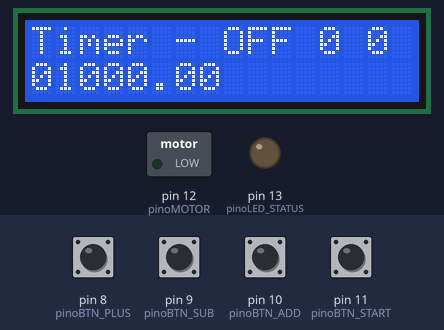
The sketch below on a simulated Arduino Uno, built with avr-gcc and run on an emulated ATmega328P. On the bench: 16×2 character LCD, switched loads named in the sketch (green lamp = pin HIGH), output pins drawn as LEDs (lit = HIGH). The inputs (shaded band) are chosen by the test bench; at power-on: pin 8 (pinoBTN_PLUS), pin 9 (pinoBTN_SUB), pin 10 (pinoBTN_ADD), pin 11 (pinoBTN_START) LOW. What the sketch prints to the serial monitor is not drawn.

Above: at 1.3 s.
1.4 s: pin 11 (pinoBTN_START) pulled HIGH for 0.15 s
At 1.63 s:
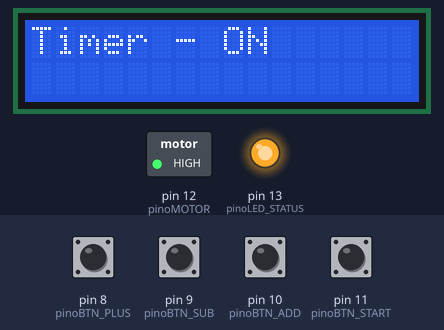
3.9 s: pin 8 (pinoBTN_PLUS) pulled HIGH for 1 s
At 5.7 s:
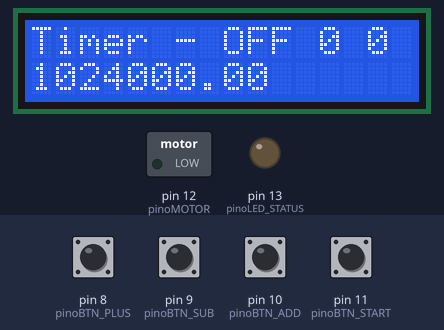
6.4 s: pin 9 (pinoBTN_SUB) pulled HIGH for 0.15 s
At 7.3 s:
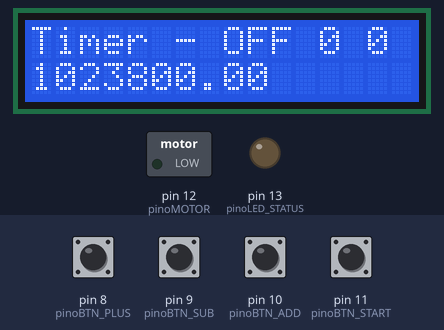
8.0 s: pin 10 (pinoBTN_ADD) pulled HIGH for 1 s
At 8.26 s:
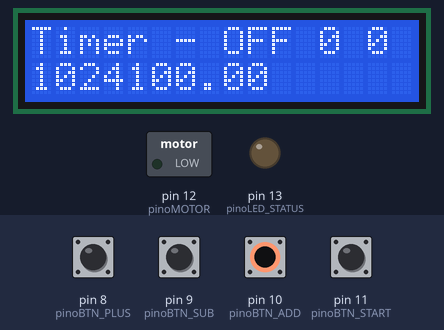
10.5 s: pin 8 (pinoBTN_PLUS) pulled HIGH for 0.15 s
At 11.6 s:
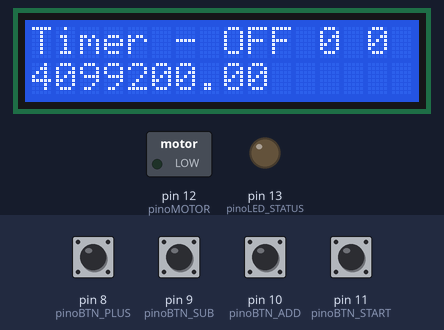
12.1 s: pin 9 (pinoBTN_SUB) pulled HIGH for 1 s
At 12.15 s:
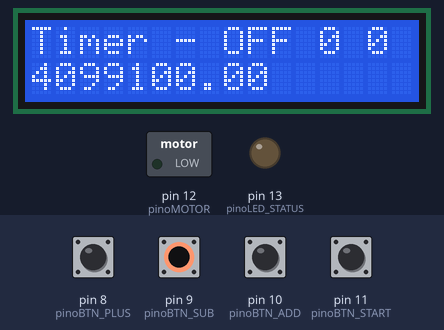
Timing chart, 0 to 15.1 s (numbered marks = the images above; inputs shaded):
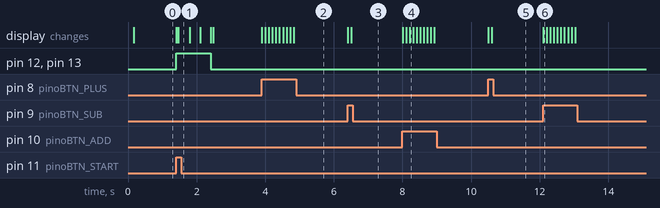

The sketch:

codigo.ino
```cpp
// include the library code:
#include <LiquidCrystal.h>

// initialize the library with the numbers of the interface pins
LiquidCrystal lcd(7, 6, 5, 4, 3, 2);

float timer_aux = 0;
float maxTimer = 0;
unsigned long millisTimer1 = millis();

int flagStart = 0;
int buttonState = 0;
int buttonStateAdd = 0;
int buttonStateSub = 0;
int buttonStatePlus = 0;
const int pinoBTN_START = 11;
const int pinoBTN_ADD = 10;
const int pinoBTN_SUB = 9;
const int pinoBTN_PLUS = 8;
const int pinoMOTOR = 12;
const int pinoLED_STATUS = LED_BUILTIN;  // LED_BUILTIN: 13

void setup() {
  Serial.begin(9600);
  Serial.println("=========================================================");
  Serial.println("Oi Euler");
  delay(10);

  lcd.begin(16, 2); //Configuracoes LCD 16x2
  lcd.clear(); //apagando tela do monitor serial
  lcd.begin(0, 0);  // set up the LCD's number of columns and rows:
  lcd.print("Timer - OFF"); // Print a message to the LCD.
  delay(10);

  pinMode(pinoBTN_START, INPUT);
  pinMode(pinoBTN_ADD, INPUT);
  pinMode(pinoBTN_SUB, INPUT);
  pinMode(pinoBTN_PLUS, INPUT);
  pinMode(pinoLED_STATUS, OUTPUT);
  pinMode(pinoMOTOR, OUTPUT);

  maxTimer = 1000; // limite padrão (1000 miliseguntos = 1 segundo)
  lcd.setCursor(0, 1);
  lcd.print(0);
  //lcd.write('0');
  delay(10);
  lcd.print(maxTimer);
  Serial.println("---- default timer ----");
  Serial.println(maxTimer);

}

void loop() {

  buttonState = digitalRead(pinoBTN_START);
  buttonStateAdd = digitalRead(pinoBTN_ADD);
  buttonStateSub = digitalRead(pinoBTN_SUB);
  buttonStatePlus = digitalRead(pinoBTN_PLUS);
  //Serial.print("buttonState: ");
  //Serial.println(buttonState);

  lcd.setCursor(12, 0);
  lcd.print(buttonState);
  lcd.setCursor(14, 0);
  lcd.print(flagStart);
  if(flagStart == 0) {
    if (buttonState == HIGH) {
      ligaTimer();
      delay(100); // Delay que serve p/ o sinal não desligar imediatamente o timer
    } else {
      if (buttonStateAdd == HIGH) {
        addTimer(maxTimer);
        delay(100); // Delay que serve p/ não duplicar o sinal
      } else if (buttonStateSub == HIGH) {
        subtractTimer(maxTimer);
        delay(100); // Delay que serve p/ não duplicar o sinal
      } else if (buttonStatePlus == HIGH) {
        multiplyTimer(maxTimer);
        delay(100); // Delay que serve p/ não duplicar o sinal
      }
    }
  } else {
    if (buttonState == HIGH) {
      desligaTimer();
      delay(100); // Delay que serve p/ o sinal não desligar imediatamente o timer
    } else {
      timer();
    }
  }

  //delay(10); // Delay a little bit to improve simulation performance
}

void timer(){
  long timerDiff = (millis() - millisTimer1);

  // Verifica se já passou 1000 milisegundos
  if(timerDiff < maxTimer){
    //digitalWrite(8, HIGH);  // Acende o led do pino 8
    //flagStart = 1;
    //Serial.println("timer on");
  }else{
    //digitalWrite(8, LOW);  // Apaga o led do pino 8
    //flagStart = 0;
    Serial.println(">> timer off");
    desligaTimer();
  }
  // Verifica se já passou 2000 milisegundos .. religamento!
  //if(timerDiff > (maxTimer * 2)){
  //  millisTimer1 = millis();
  //}

  Serial.println(timerDiff);
  ////timer_aux = (timerDiff / 1000);
  ////Serial.println(timer_aux);
  //lcd.setCursor(0, 1);
  ////lcd.print(timer_aux); // print the number of seconds since reset:
  lcd.setCursor(0, 1);
  lcd.print(timerDiff);
  ////delay(10);
}

void ligaTimer(){
  digitalWrite(pinoLED_STATUS, HIGH);  // turn LED on
  digitalWrite(pinoMOTOR, HIGH);

  millisTimer1 = millis(); // reseta timer
  //maxTimer = 1000; // setando limite do timer (1000 miliseguntos = 1 segundo)
  flagStart = 1;

  lcd.begin(0, 0);
  lcd.print("Timer - ON");

  Serial.println("---- start timer ----");
  Serial.println(maxTimer);
}

void desligaTimer(){
  digitalWrite(pinoLED_STATUS, LOW);  // turn LED off
  digitalWrite(pinoMOTOR, LOW);

  long timerDiff = (millis() - millisTimer1);
  flagStart = 0;

  lcd.begin(0, 0);
  lcd.print("Timer - OFF");
  lcd.setCursor(0, 1);
  lcd.print(timerDiff);

  Serial.println("---- end timer ----");
}


void addTimer(float maxTimerAux){
  maxTimer = maxTimerAux + 100;
  lcd.setCursor(0, 1);
  lcd.print(maxTimer);
  Serial.println("---- add timer ----");
  Serial.println(maxTimer);
}


void subtractTimer(float maxTimerAux){
  maxTimer = maxTimerAux - 100;
  lcd.setCursor(0, 1);
  lcd.print(maxTimer);
  Serial.println("---- subtract timer ----");
  Serial.println(maxTimer);
}


void multiplyTimer(float maxTimerAux){
  maxTimer = maxTimerAux * 2;
  lcd.setCursor(0, 1);
  lcd.print(maxTimer);
  Serial.println("---- multiply timer ----");
  Serial.println(maxTimer);
}
```

Measured:
- after the input at 1.4 s, pin 12 (pinoMOTOR), pin 13 (pinoLED_STATUS): LOW → HIGH at once, → LOW 1.0 s later; the display: first changes at once (image 1 shows a later state)
- after the input at 3.9 s, the display: first changes at once (image 2 shows a later state)
- after the input at 6.4 s, the display: first changes at once (image 3 shows a later state)
- after the input at 8.0 s, the display: first changes at once (image 4 shows a later state)
- after the input at 10.5 s, the display: first changes at once (image 5 shows a later state)
- after the input at 12.1 s, the display: changes at once (image 6)
